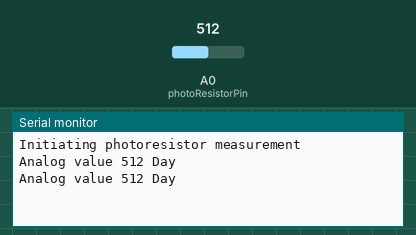
This sketch was run on a simulated Arduino Uno, built with avr-gcc and run on an emulated ATmega328P. On the bench: the last lines printed to the serial monitor. The inputs (shaded band) are chosen by the test bench; at power-on: A0 (photoResistorPin) = 512.

Above: at 1.8 s.
1.9 s: A0 (photoResistorPin) set to 207
At 2.8 s:
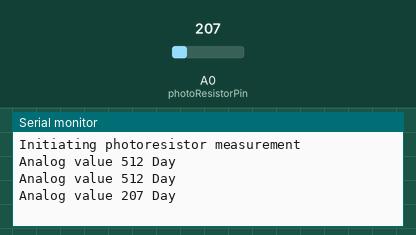
3.4 s: A0 (photoResistorPin) set to 188
At 4.6 s:
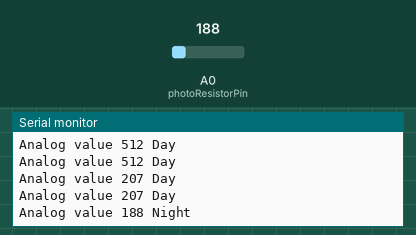

Measured:
- the behaviour switches between 200 and 199 on A0 (photoResistorPin) (found by bisection; images 1 and 2)
- after the input at 1.9 s, the serial monitor: prints a new line after 0.10 s (image 1)
- after the input at 3.4 s, the serial monitor: prints a new line after 0.60 s (image 2)

The sketch:

calibratePhotoResistor.ino
```cpp
#define nightThreshold 200
#define photoResistorPin A0

void setup () {
  Serial.begin(115200);
  Serial.println("Initiating photoresistor measurement");
  pinMode(photoResistorPin, INPUT);
}

int rawLight;

void loop () {
  rawLight = analogRead(photoResistorPin);
  Serial.print("Analog value ");
  Serial.print(rawLight);
  if (rawLight < nightThreshold) {
    Serial.println(" Night");
  } else {
    Serial.println(" Day");
  }
  delay(1000);
}
```
